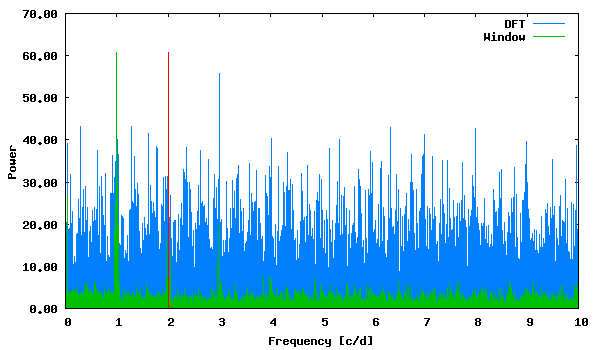

gnuplot code for this plot:
set term png size 600,350 medium
set colors classic
set output "phase_lc_11.deeming.png"
set xlabel "Frequency [c/d]"
set ylabel "Power"
set format y "%5.2f"
plot "deeming.periodogram" using 1:2 with lines linecolor 3 title "DFT", "deeming.periodogram" using 1:3 with lines linecolor 2 title "Window", "<echo '2.003672 60.80367360'" with impulses linecolor 1 title ""
 
